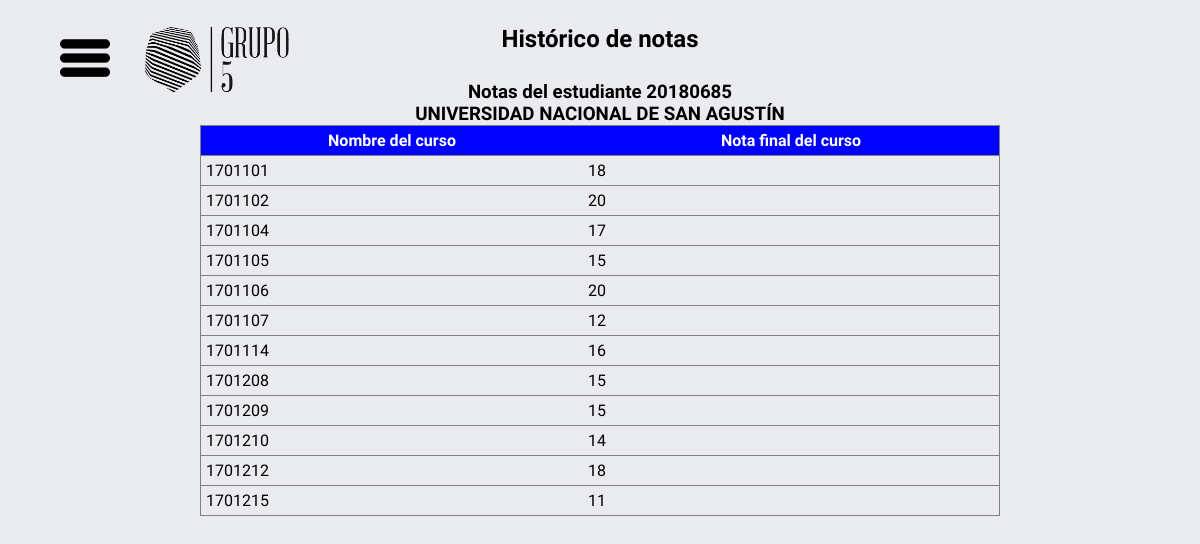
Screenshot of /VersionFinal/Estudiante/Historico_notas.php (signed in) with the database file from the repository.
### tables this page shows
CREATE TABLE `historico_notas` (
  `cui` varchar(11) NOT NULL,
  `1701101` int(2) DEFAULT NULL,
  `1701102` int(2) DEFAULT NULL,
  `1701104` int(2) DEFAULT NULL,
  `1701105` int(2) DEFAULT NULL,
  `1701106` int(2) DEFAULT NULL,
  `1701107` int(2) DEFAULT NULL,
  `1701114` int(2) DEFAULT NULL,
  `1701208` int(2) DEFAULT NULL,
  `1701209` int(2) DEFAULT NULL,
  `1701210` int(2) DEFAULT NULL,
  `1701212` int(2) DEFAULT NULL,
  `1701215` int(2) DEFAULT NULL,
  `1701216` int(2) DEFAULT NULL,
  `1702120` int(2) DEFAULT NULL,
  `1702224` int(2) DEFAULT NULL,
  `1702225` int(2) DEFAULT NULL,
  `1702226` int(2) DEFAULT NULL,
  `1702227` int(2) DEFAULT NULL,
  `1702228` int(2) DEFAULT NULL,
  `1702229` int(2) DEFAULT NULL,
  `1703130` int(2) DEFAULT NULL,
  `1703131` int(2) DEFAULT NULL,
  `1703132` int(2) DEFAULT NULL,
  `1703133` int(2) DEFAULT NULL,
  `1703134` int(2) DEFAULT NULL,
  `1703135` int(2) DEFAULT NULL,
  `1703236` int(2) DEFAULT NULL,
  `1703237` int(2) DEFAULT NULL,
  `1703238` int(2) DEFAULT NULL,
  `1703239` int(2) DEFAULT NULL,
  `1703240` int(2) DEFAULT NULL,
  `1703241` int(2) DEFAULT NULL,
  `1704142` int(2) DEFAULT NULL,
  `1704143` int(2) DEFAULT NULL,
  `1704144` int(2) DEFAULT NULL,
  `1704145` int(2) DEFAULT NULL,
  `1704146` int(2) DEFAULT NULL,
  `1704147` int(2) DEFAULT NULL,
  `1704248` int(2) DEFAULT NULL,
  `1704249` int(2) DEFAULT NULL,
  `1704250` int(2) DEFAULT NULL,
  `1704251` int(2) DEFAULT NULL,
  `1704252` int(2) DEFAULT NULL,
  `1704253` int(2) DEFAULT NULL,
  `1704254` int(2) DEFAULT NULL,
  `1704255` int(2) DEFAULT NULL
);

### VersionFinal/Utils/base_datos.php (called while the page is built, shortened)
<?php
class base_datos {
	private $host;
	private $usua;
	private $pass;
	private $bd;
	private $conexion;
	function __construct($host, $usua, $pass, $bd) {
		$this->host = $host;
		$this->usua = $usua;
		$this->pass = $pass;
		$this->bd = $bd;
	}
	function conectar() {
		$this->conexion = mysqli_connect($this->host,$this->usua,$this->pass,$this->bd);
		$this->conexion->set_charset("utf8");
	}
	function getEncabezados($tabla){
		$result = mysqli_query($this->conexion, "SHOW COLUMNS FROM $tabla");
		$error = mysqli_error($this->conexion);
		if (empty($error)) {
			if (mysqli_num_rows($result) > 0) {
				return $result;
			}
		} else {
			echo "Error al obtener clases!";
		}
		return null;
	}
	function getHistoricoest($cui) {
		$result = mysqli_query($this->conexion, "SELECT * FROM historico_notas WHERE cui = '$cui'");
		$error = mysqli_error($this->conexion);
		if (empty($error)) {
			if (mysqli_num_rows($result) > 0) {
				return $result;
			}
		} else {
			echo "Error al obtener historico!";
		}
		return null;
	}
}
?>

### VersionFinal/Estudiante/Historico_notas.php (the view, shortened to what this page needs)
<?php
	include "Includes/Header.php"
?>
<body>
    <h2 style="text-align: center;">Histórico de notas<br><br></h2>
	<table id="tablaUsuarios" class="tabla">
	    <h3 style="text-align: center;">Notas del estudiante <?php echo $_SESSION["usuario"]; ?></h3>
	    <h3 style="text-align: center;">UNIVERSIDAD NACIONAL DE SAN AGUSTÍN</h3>
		<thead>
			<tr>
				<th>Nombre del curso</th>
				<th>Nota final del curso</th>
			</tr>
		</thead>
		<tbody>
            <?php
            $BaseDatos = new base_datos("localhost", "root", "", "ti_ciencias_computacion");
            $BaseDatos->conectar();
            $valcursos = $BaseDatos->getHistoricoest("est".$_SESSION["usuario"]);
            $codcursos = $BaseDatos->getEncabezados("historico_notas");
            $i = 0;
			if (!is_null($codcursos)) {
				while($row = mysqli_fetch_assoc($codcursos)) {
					$nombrescursos[$i] = $row["Field"];
					$i = $i + 1;
				}
			}
            $i = 0;
			if(!is_null($valcursos)){
                while ($row = mysqli_fetch_assoc($valcursos)) {
                	foreach ($row as $key => $value) {
                		if ($nombrescursos[$i] != "cui" && $row[$nombrescursos[$i]] != NULL) {
	                    	echo "<tr>";
	                   		echo "<td>" . $nombrescursos[$i] . "</td>";
	                    	echo "<td>" . $row[$nombrescursos[$i]] . "</td>";
	                    	echo "</tr>";
	                    }
	                    $i = $i + 1;
                    }
                }
            }
            ?>
		</tbody>
	</table>
</body>
</html>

### css/clase.css (style rules this page uses)
* { margin: 0; padding: 0; box-sizing: border-box; font-family: 'Montserrat Alternates', sans-serif; }
body { background: #EAEBEF; font-family: 'Poppins', sans-serif; }

### css/formulario_carpeta.css (style rules this page uses)
.tabla { border-collapse: collapse; border: gray 1px solid; margin: auto; width: 800px; }
.tabla thead { background-color: blue; color: white; }
.tabla tr { border-bottom: gray 1px solid; }
.tabla th { padding: 5px; }
.tabla td { text-align: left; padding: 5px; margin: auto; }

### rows the page displays
historico_notas: i "1701101", i "18", i "1701102", i "20", i "1701104", 1701104 "17", i "1701105", i "15", i "1701106", i "1701107", 1701107 "12", i "1701114", 1701114 "16", i "1701208", i "1701209", i "1701210", 1701210 "14", i "1701212", i "1701215", 1701215 "11"

### other values shown
$_SESSION["usuario"] "20180685"
